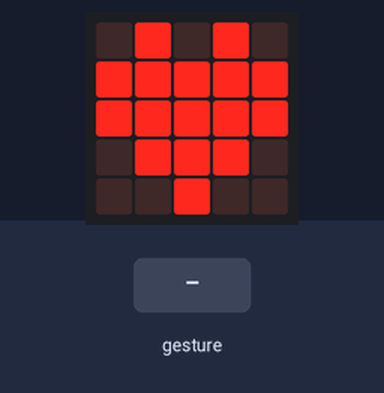
This program was run on a simulated Calliope mini (MakeCode). On the bench: the board's 5×5 LED display. The inputs (shaded band) are chosen by the test bench. A tilt is held for 1.5 s and a shake lasts 1 s, then the board lies face up again.

Above: at 1.2 s.
1.3 s: gesture 'logo up'
At 2.3 s:
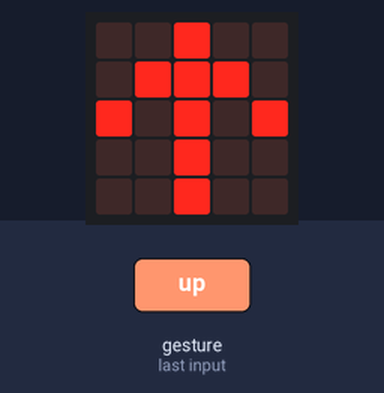
4.3 s: gesture 'logo down'
At 5.9 s:
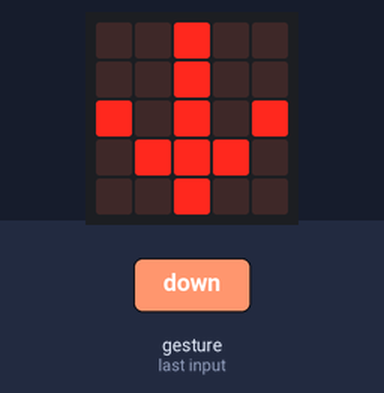
7.3 s: gesture 'tilt left'
At 8.3 s:
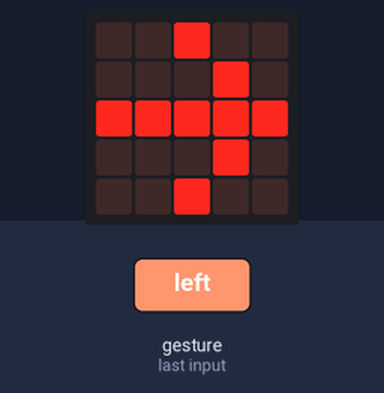
10.3 s: gesture 'tilt right'
At 11.9 s:
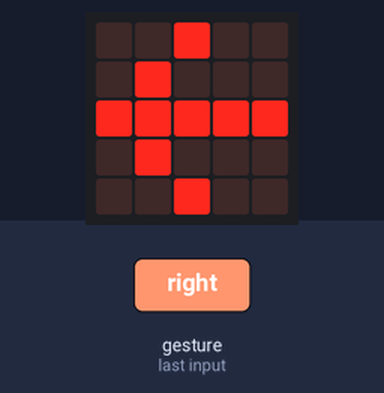
13.3 s: gesture 'screen down'
At 14.3 s:
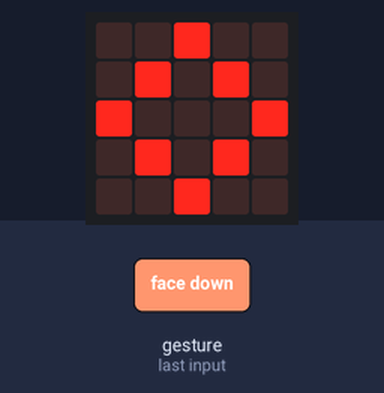
Timing chart, 0 to 16.3 s (numbered marks = the images above; inputs shaded):
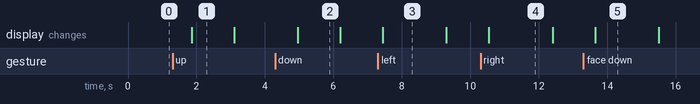

The program:

main.ts
```typescript
basic.forever(function () {
    if (input.isGesture(Gesture.LogoUp)) {
        basic.showIcon(IconNames.ArrowNorth)
    } else if (input.isGesture(Gesture.LogoDown)) {
        basic.showIcon(IconNames.ArrowSouth)
    } else if (input.isGesture(Gesture.TiltLeft)) {
        basic.showIcon(IconNames.ArrowEast)
    } else if (input.isGesture(Gesture.TiltRight)) {
        basic.showIcon(IconNames.ArrowWest)
    } else if (input.isGesture(Gesture.ScreenDown)) {
        basic.showIcon(IconNames.Diamond)
    } else {
        basic.showIcon(IconNames.Heart)
    }
})
```

test.ts
```typescript
// Hier kann man Tests durchführen; diese Datei wird nicht kompiliert, wenn dieses Paket als Erweiterung verwendet wird.
```

Measured:
- after the input at 1.3 s, the display: changes after 0.56 s (image 1)
- after the input at 4.3 s, the display: changes after 0.66 s (image 2)
- after the input at 7.3 s, the display: changes after 0.14 s (image 3)
- after the input at 10.3 s, the display: changes after 0.24 s (image 4)
- after the input at 13.3 s, the display: changes after 0.35 s (image 5)
- what the display in image 1 shows lasts 1.2 s, from 1.9 s to 3.1 s
- what the display in image 3 shows lasts 1.9 s, from 7.4 s to 9.3 s
